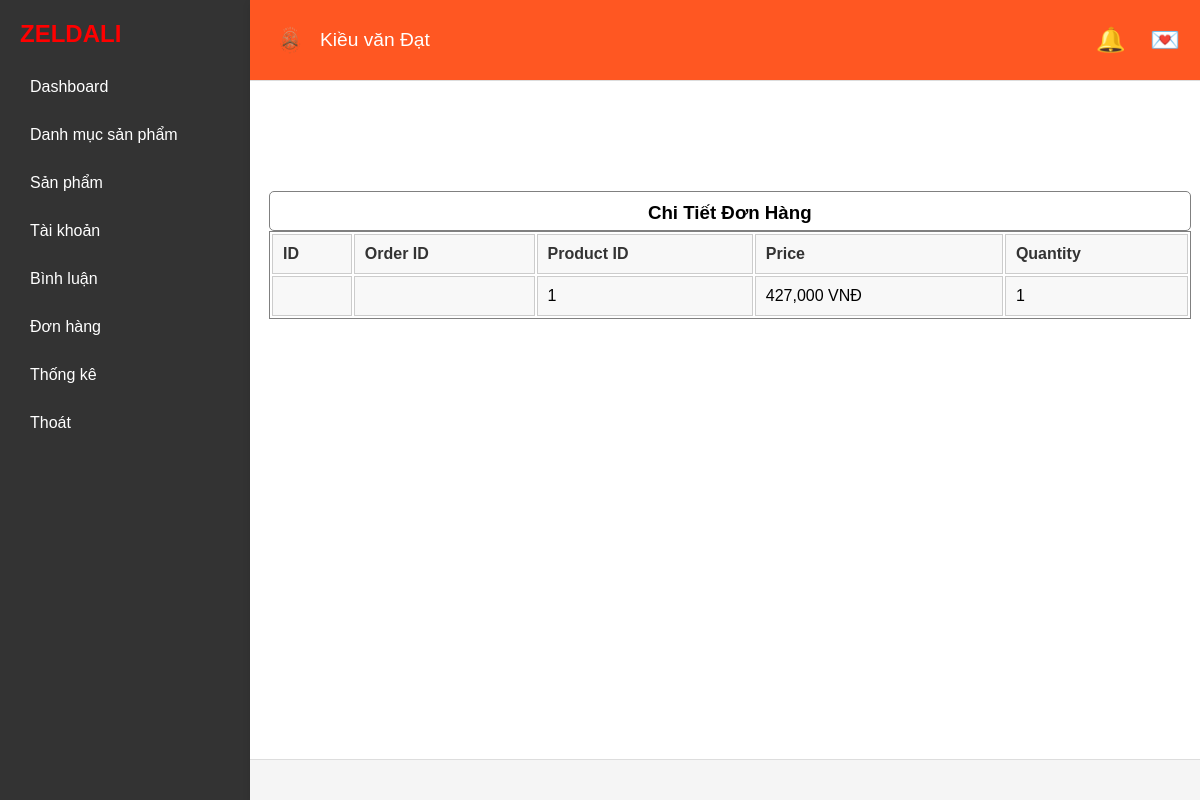
/index.php?role=admin&act=OrderDetail&id=7 (signed in), run on the app's committed database.
### tables this page shows
CREATE TABLE `order_details` (
  `id` int NOT NULL,
  `order_id` int NOT NULL,
  `product_id` int NOT NULL,
  `product_name` varchar(255) DEFAULT NULL,
  `price` decimal(10,2) NOT NULL,
  `quantity` int NOT NULL
);

### app/Database/Functions.php (called while the page is built, shortened)
<?php
function view($path_view, $data=[]){
    extract($data);
    $path_view  = str_replace(".","/", $path_view);
    include_once "app/Views/$path_view.php";
};

### app/Controllers/Admin/AdminOrderController.php (called while the page is built, shortened)
<?php
class AdminOrderController {
    public function detail(){
        $id = $_GET['id'];
        $orderDetail = (new Order)->allOrderDetail($id);
        return view('Admin.cart.detail', compact('categories','message', 'orderDetail'));
    }
}

### index.php (called while the page is built, shortened)
<?php
include_once "app/Database/Database.php";
include_once "app/Database/Functions.php";
include_once "app/Models/Order.php";
include_once  "app/Controllers/Admin/AdminOrderController.php";
include_once "Router/Web.php";

### app/Database/Database.php (called while the page is built, shortened)
<?php
class Database
{
    private $pdo;
    public function __construct()
    {
        try {
            $this->pdo = new PDO("mysql:host=" . HOST . ";port=" . PORT . ";dbname=" . DBNAME,USERNAME,PASSWORD);
            $this->pdo->setAttribute(PDO::ATTR_ERRMODE, PDO::ERRMODE_EXCEPTION);
        } catch (Exception $error) {
            echo "<h1>Lỗi kết nối CSDL: " . $error->getMessage() . "</h1>";
        }
    }
    public function getConnection()
    {
        return $this->pdo;
    }
    public function __destruct()
    {
        $this->pdo = null;
    }
}

### app/Models/Order.php (called while the page is built, shortened)
<?php
class Order
{
    public $pdo;
    public function __construct()
    {
        $db = new Database();
        $this->pdo = $db->getConnection();
    }
    public function allOrderDetail($orderId)
    {
        $sql = "SELECT od.product_id, p.name, od.price, od.quantity
                FROM order_details od
                JOIN products p ON p.id = od.product_id
                WHERE od.order_id = :order_id";
        $stmt = $this->pdo->prepare($sql);
        $stmt->bindParam(':order_id', $orderId, PDO::PARAM_INT);
        $stmt->execute();
        return $stmt->fetchAll(PDO::FETCH_ASSOC);
    }
}

### app/Views/Admin/cart/detail.php (the view, shortened to what this page needs)
<?php include_once VIEW . "Admin/base/header.php" ?>
<div class="main">
    <div class="product-main">
        <div style="color: green; margin: 40px 50px 0px 50px; font-weight: 25; height: 50px; border-radius: 20px;">
        </div>
        <div class="show_list" style="width: 97%; margin: 20px 0; border-collapse: collapse; margin-left: 2%;">
            <table style="width: 100%; border: 1px solid gray;">
                <div style="width: 100%; height: 40px; background-color: white; border: 1px solid gray; border-radius: 5px; margin-top: 20px; text-align: center;">
                    <h3 style="margin-top: 10px;">Chi Tiết Đơn Hàng</h3>
                </div>
                <thead style="background-color: #f2f2f2;">
                    <tr>
                        <th style="background-color: #f8f8f8; color: #333; font-weight: bold; padding: 10px; text-align: left; border: 1px solid #ccc;">ID</th>
                        <th style="background-color: #f8f8f8; color: #333; font-weight: bold; padding: 10px; text-align: left; border: 1px solid #ccc;">Order ID</th>
                        <th style="background-color: #f8f8f8; color: #333; font-weight: bold; padding: 10px; text-align: left; border: 1px solid #ccc;">Product ID</th>
                        <th style="background-color: #f8f8f8; color: #333; font-weight: bold; padding: 10px; text-align: left; border: 1px solid #ccc;">Price</th>
                        <th style="background-color: #f8f8f8; color: #333; font-weight: bold; padding: 10px; text-align: left; border: 1px solid #ccc;">Quantity</th>
                    </tr>
                </thead>
                <tbody>
                    <?php foreach ($orderDetail as $detail) : ?>
                        <tr>
                            <td style="background-color: #f8f8f8; padding: 10px; text-align: left; border: 1px solid #ccc;"><?= $detail['id'] ?></td>
                            <td style="background-color: #f8f8f8; padding: 10px; text-align: left; border: 1px solid #ccc;"><?= $detail['order_id'] ?></td>
                            <td style="background-color: #f8f8f8; padding: 10px; text-align: left; border: 1px solid #ccc;"><?= $detail['product_id'] ?></td>
                            <td style="background-color: #f8f8f8; padding: 10px; text-align: left; border: 1px solid #ccc;"><?= number_format($detail['price']) ?> VNĐ</td>
                            <td style="background-color: #f8f8f8; padding: 10px; text-align: left; border: 1px solid #ccc;"><?= $detail['quantity'] ?></td>
                        </tr>
                    <?php endforeach; ?>
                </tbody>
            </table>
        </div>
    </div>
</div>
<?php include_once VIEW . "Admin/base/footer.php" ?>

### Assets/Admin/Css/admin.css (style rules this page uses)
* { box-sizing: border-box; margin: 0; padding: 0; font-family: Arial, sans-serif; }
body { display: flex; height: 100vh; background-color: #f5f5f5; overflow-y: hidden; }

### app/Views/Admin/cart/detail.php (style rules this page uses)
.main { height: 800px; overflow-y: auto; }

### data on the page
order_details: product "1", price "427,000", quantity "1"

### other printed values
$_SESSION['user']['fullname'] "Kiều văn Đạt"
